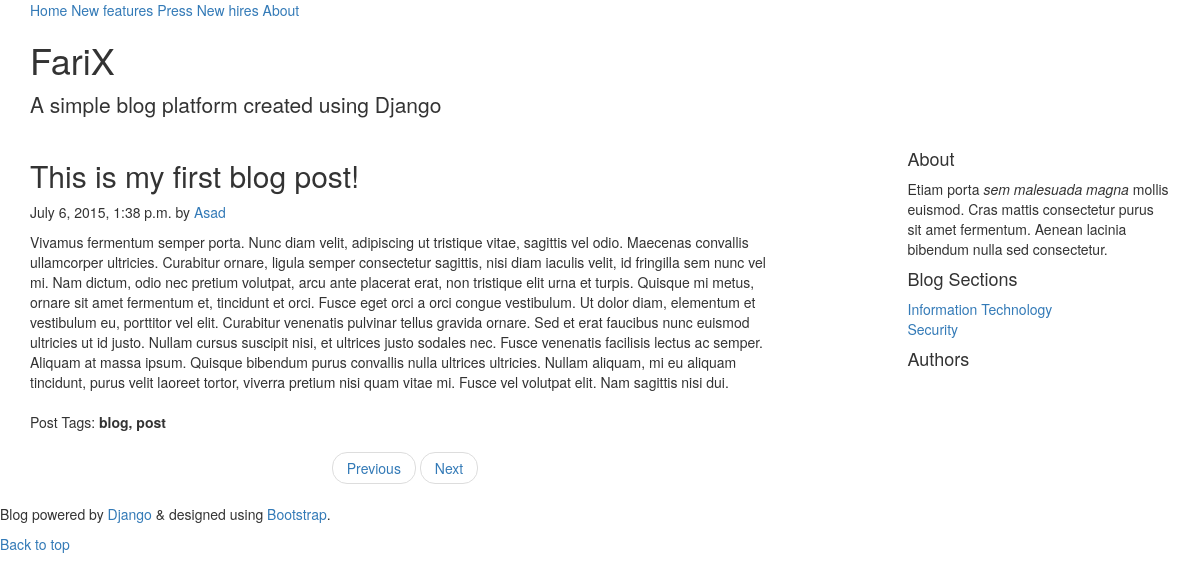
The app's page /blog/2/ with its own data.
### mysite/blog/models.py (models this page shows, shortened)
class Post(models.Model):
	title = models.CharField(max_length=200)
	body = HTMLField()
	post_tags = models.CharField(max_length=200)
	created_on = models.DateTimeField('created on', null=True)
	section = models.ForeignKey(Section)
	author = models.ForeignKey(User)
	def return_tags(self):
		return self.post_tags.strip()
	return_tags.short_description = "Tags"

class Section(models.Model):
	section_name = models.CharField(max_length=200)
	enabled = models.BooleanField()

### mysite/blog/views.py (the view)
# urls.py: url(r'^(?P<post_id>\d+)/$', views.displayPost, name='displayPost'),
def displayPost(request, post_id):
    latest_post = Post.objects.order_by('-created_on')[:3]
    post = get_object_or_404(Post, pk=post_id)
    usr_list = User.objects.annotate(Count('post'))
    blog_sect = Section.objects.all()
    post_comments = Comment.objects.filter(commented_on_post_id=post_id)
    content = {'post': post, 'usr_list': usr_list, 'blog_sect': blog_sect,
     'latest_post': latest_post, 'post_comments': post_comments}
    return render(request, 'blog/post.html', content)

### mysite/blog/templates/blog/post.html (shortened to what this page needs)
<!DOCTYPE html>
<html lang="en">
{% load staticfiles %}
  <head>
    <link rel="stylesheet" href="https://maxcdn.bootstrapcdn.com/bootstrap/3.3.5/css/bootstrap.min.css">
    <link rel="stylesheet" href="http://getbootstrap.com/examples/blog/blog.css"></style>
  </head>
  <body>
    <div class="blog-masthead">
      <div class="container">
        <nav class="blog-nav">
          <a class="blog-nav-item active" href="{% url 'blog_index' %}">Home</a>
          <a class="blog-nav-item" href="#">New features</a>
          <a class="blog-nav-item" href="#">Press</a>
          <a class="blog-nav-item" href="#">New hires</a>
          <a class="blog-nav-item" href="#">About</a>
        </nav>
      </div>
    </div>
    <div class="container">
      <div class="blog-header">
        <h1 class="blog-title">FariX</h1>
        <p class="lead blog-description">A simple blog platform created using Django</p>
      </div>
      <div class="row">
        <div class="col-sm-8 blog-main">
          <div class="blog-post">
          {% if post %}
            <h2 class="blog-post-title">{{ post.title }}</h2>
            <p class="blog-post-meta">{{ post.created_on }} by <a href="#">{{ post.author }}</a></p>
            {{post.body}}
            <br /><br />
            <p class="blog-post-meta">Post Tags: <b>{{ post.post_tags }}</b></p>
            {%else%}
              <h2>Invalid Page!</h2>
             {% endif %}
          </div>
          <nav>
            <ul class="pager">
              <li><a href="#">Previous</a></li>
              <li><a href="#">Next</a></li>
            </ul>
          </nav>
        </div>
        <div class="col-sm-3 col-sm-offset-1 blog-sidebar">
          <div class="sidebar-module sidebar-module-inset">
            <h4>About</h4>
            <p>Etiam porta <em>sem malesuada magna</em> mollis euismod. Cras mattis consectetur purus sit amet fermentum. Aenean lacinia bibendum nulla sed consectetur.</p>
          </div>
          <div class="sidebar-module">
            <h4>Blog Sections</h4>
            <ol class="list-unstyled">
            {% for sections in blog_sect %}
              <li><a href="#">{{sections.section_name}}</a></li>
            {% endfor %}
            </ol>
          </div>
          <div class="sidebar-module">
            <h4>Authors</h4>
            {% if usr_list %}
              {% for users in usr_list %}
                {% load blog_filters %}
              {% endfor %}
            {% endif %}
          </div>
        </div>
      </div>
    </div>
    <footer class="blog-footer">
      <p>Blog powered by <a href="#">Django</a> & designed using <a href="#">Bootstrap</a>.</p>
      <p>
        <a href="#">Back to top</a>
      </p>
    </footer>
  </body>
</html>

### records on screen
Post: title "This is my first blog post!", created_on "July 6, 2015, 1:38 p.m.", author "Asad", body "Vivamus fermentum semper porta. Nunc diam velit, adipiscing ut tristique vitae, sagittis vel odio. Maecenas convallis ullamcorper ultricies. Curabitur ornare, ligula semper consectetur sagittis, nisi diam iaculis velit, id fringilla sem nunc vel mi. Nam dictum, odio nec pretium volutpat, arcu ante placerat erat, non tristique elit urna et turpis. Quisque mi metus, ornare sit amet fermentum et, tincidunt et orci. Fusce eget orci a orci congue vestibulum. Ut dolor diam, elementum et vestibulum eu, porttitor vel elit. Curabitur venenatis pulvinar tellus gravida ornare. Sed et erat faucibus nunc euismod ultricies ut id justo. Nullam cursus suscipit nisi, et ultrices justo sodales nec. Fusce…", post_tags "blog, post"
Section: section_name "Information Technology"
Section: section_name "Security"
